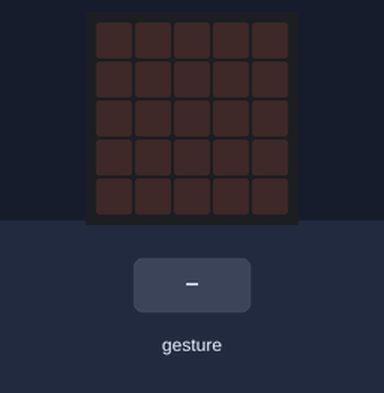
A program run on a simulated BBC micro:bit (MakeCode). Parts: the board's 5×5 LED display. Inputs (shaded band) come from the test bench. A tilt is held for 1.5 s and a shake lasts 1 s, then the board lies face up again.

Above: at 1.2 s.
1.3 s: gesture 'tilt right'
At 1.85 s:
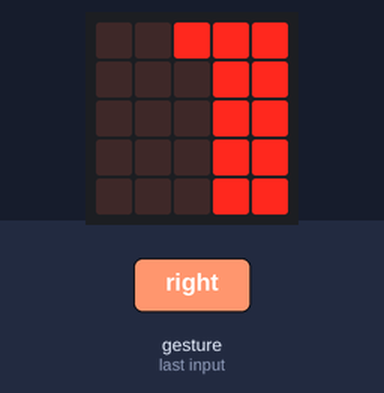
At 3.9 s:
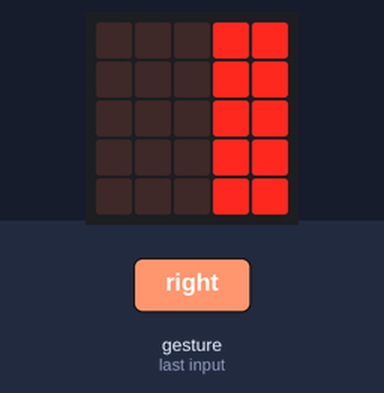
4.3 s: gesture 'tilt left'
At 6.3 s:
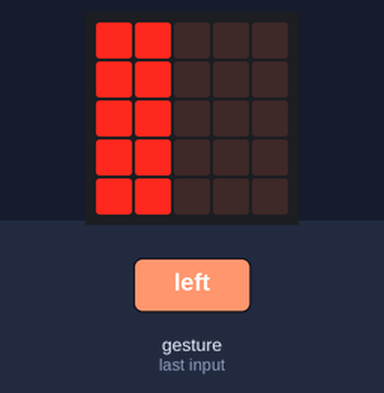
Timing chart, 0 to 7.8 s (numbered marks = the images above; inputs shaded):
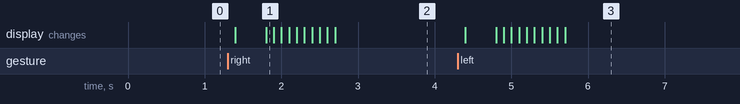

Measured:
- after the input at 1.3 s, the display: first changes after 0.10 s (image 1 shows a later state)
- after the input at 4.3 s, the display: changes after 0.10 s (image 3)

The program:

main.ts
```typescript
function mijnFunctie () {
    for (let index = 0; index <= 4; index++) {
        led.plot(2, index)
        basic.pause(100)
        led.unplot(2, index)
        basic.pause(100)
    }
}
input.onGesture(Gesture.TiltRight, function () {
    basic.showLeds(`
        . . . # #
        . . . # #
        . . . # #
        . . . # #
        . . . # #
        `)
    mijnFunctie()
})
input.onGesture(Gesture.TiltLeft, function () {
    basic.showLeds(`
        # # . . .
        # # . . .
        # # . . .
        # # . . .
        # # . . .
        `)
    mijnFunctie()
})
basic.forever(function () {

})
```

test.ts
```typescript
// tests gaan hier; deze zal niet worden gecompileerd wanneer dit pakket wordt gebruikt als extensie.
```
